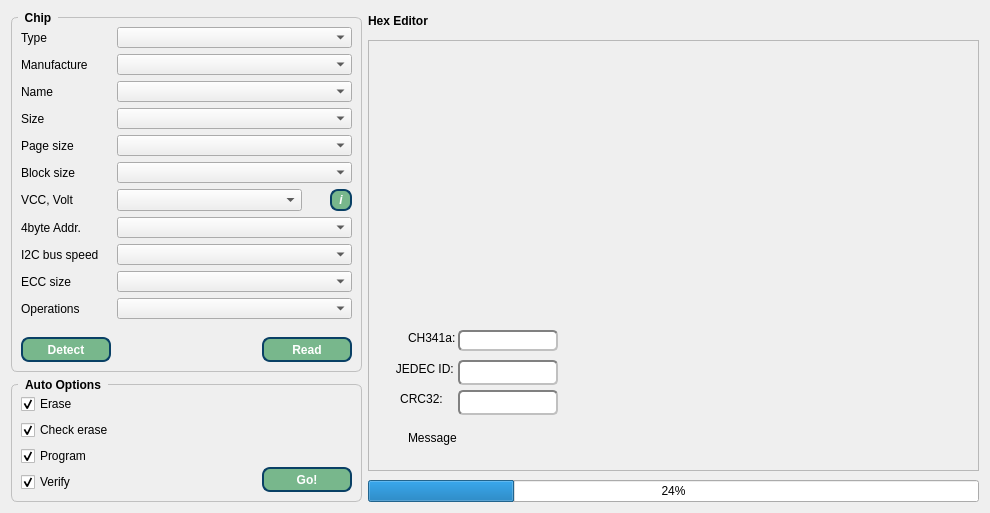
  <widget class="QWidget" name="centralWidget">
   <property name="sizePolicy">
    <sizepolicy hsizetype="Expanding" vsizetype="Expanding">
     <horstretch>0</horstretch>
     <verstretch>0</verstretch>
    </sizepolicy>
   </property>
   <layout class="QHBoxLayout" name="horizontalLayout_3">
    <item>
     <layout class="QVBoxLayout" name="verticalLayout_5">
      <item>
       <widget class="QGroupBox" name="groupBox">
        <property name="minimumSize">
         <size>
          <width>221</width>
          <height>91</height>
         </size>
        </property>
        <property name="maximumSize">
         <size>
          <width>400</width>
          <height>16777215</height>
         </size>
        </property>
        <property name="styleSheet">
         <string notr="true">QGroupBox {
    font: bold;
    border: 1px solid silver;
    border-radius: 6px;
    margin-top: 6px;
}

QGroupBox::title {
    subcontrol-origin: margin;
    left: 7px;
    padding: 0px 5px 0px 5px;
}</string>
        </property>
        <property name="title">
         <string>Chip</string>
        </property>
        <layout class="QFormLayout" name="formLayout">
         <item row="0" column="0">
          <widget class="QLabel" name="label">
           <property name="text">
            <string>Type</string>
           </property>
          </widget>
         </item>
         <item row="0" column="1">
          <widget class="QComboBox" name="comboBox_type">
           <property name="minimumSize">
            <size>
             <width>111</width>
             <height>21</height>
            </size>
           </property>
           <property name="maximumSize">
            <size>
             <width>250</width>
             <height>21</height>
            </size>
           </property>
           <property name="baseSize">
            <size>
             <width>150</width>
             <height>0</height>
            </size>
           </property>
           <property name="font">
            <font>
             <weight>75</weight>
             <bold>true</bold>
            </font>
           </property>
           <property name="styleSheet">
            <string notr="true"/>
           </property>
           <property name="sizeAdjustPolicy">
            <enum>QComboBox::AdjustToMinimumContentsLengthWithIcon</enum>
           </property>
           <property name="minimumContentsLength">
            <number>22</number>
           </property>
          </widget>
         </item>
         <item row="1" column="0">
          <widget class="QLabel" name="label_2">
           <property name="text">
            <string>Manufacture</string>
           </property>
          </widget>
         </item>
         <item row="1" column="1">
          <widget class="QComboBox" name="comboBox_man">
           <property name="minimumSize">
            <size>
             <width>111</width>
             <height>21</height>
            </size>
           </property>
           <property name="maximumSize">
            <size>
             <width>250</width>
             <height>21</height>
            </size>
           </property>
           <property name="baseSize">
            <size>
             <width>150</width>
             <height>0</height>
            </size>
           </property>
           <property name="font">
            <font>
             <weight>75</weight>
             <bold>true</bold>
            </font>
           </property>
           <property name="styleSheet">
            <string notr="true"/>
           </property>
           <property name="sizeAdjustPolicy">
            <enum>QComboBox::AdjustToMinimumContentsLengthWithIcon</enum>
           </property>
           <property name="minimumContentsLength">
            <number>22</number>
           </property>
          </widget>
         </item>
         <item row="2" column="0">
          <widget class="QLabel" name="label_3">
           <property name="text">
            <string>Name</string>
           </property>
          </widget>
         </item>
         <item row="2" column="1">
          <widget class="QComboBox" name="comboBox_name">
           <property name="minimumSize">
            <size>
             <width>111</width>
             <height>21</height>
            </size>
           </property>
           <property name="maximumSize">
            <size>
             <width>250</width>
             <height>21</height>
            </size>
           </property>
           <property name="font">
            <font>
             <weight>75</weight>
             <bold>true</bold>
            </font>
           </property>
           <property name="styleSheet">
            <string notr="true"/>
           </property>
           <property name="sizeAdjustPolicy">
            <enum>QComboBox::AdjustToMinimumContentsLengthWithIcon</enum>
           </property>
           <property name="minimumContentsLength">
            <number>22</number>
           </property>
          </widget>
         </item>
         <item row="3" column="0">
          <widget class="QLabel" name="label_4">
           <property name="text">
            <string>Size</string>
           </property>
          </widget>
         </item>
         <item row="3" column="1">
          <widget class="QComboBox" name="comboBox_size">
           <property name="minimumSize">
            <size>
             <width>111</width>
             <height>21</height>
            </size>
           </property>
           <property name="maximumSize">
            <size>
             <width>250</width>
             <height>21</height>
            </size>
           </property>
           <property name="font">
            <font>
             <weight>75</weight>
             <bold>true</bold>
            </font>
           </property>
           <property name="styleSheet">
            <string notr="true"/>
           </property>
           <property name="sizeAdjustPolicy">
            <enum>QComboBox::AdjustToMinimumContentsLengthWithIcon</enum>
           </property>
           <property name="minimumContentsLength">
            <number>22</number>
           </property>
          </widget>
         </item>
         <item row="4" column="0">
          <widget class="QLabel" name="label_5">
           <property name="text">
            <string>Page size</string>
           </property>
          </widget>
         </item>
         <item row="4" column="1">
          <widget class="QComboBox" name="comboBox_page">
           <property name="minimumSize">
            <size>
             <width>111</width>
             <height>21</height>
            </size>
           </property>
           <property name="maximumSize">
            <size>
             <width>250</width>
             <height>21</height>
            </size>
           </property>
           <property name="font">
            <font>
             <weight>75</weight>
             <bold>true</bold>
            </font>
           </property>
           <property name="styleSheet">
            <string notr="true"/>
           </property>
           <property name="sizeAdjustPolicy">
            <enum>QComboBox::AdjustToMinimumContentsLengthWithIcon</enum>
           </property>
           <property name="minimumContentsLength">
            <number>22</number>
           </property>
          </widget>
         </item>
         <item row="5" column="0">
          <widget class="QLabel" name="label_9">
           <property name="text">
            <string>Block size</string>
           </property>
          </widget>
         </item>
         <item row="5" column="1">
          <widget class="QComboBox" name="comboBox_block">
           <property name="minimumSize">
            <size>
             <width>111</width>
             <height>21</height>
            </size>
           </property>
           <property name="maximumSize">
            <size>
             <width>250</width>
             <height>21</height>
            </size>
           </property>
           <property name="font">
            <font>
             <weight>75</weight>
             <bold>true</bold>
            </font>
           </property>
           <property name="styleSheet">
            <string notr="true"/>
           </property>
           <property name="sizeAdjustPolicy">
            <enum>QComboBox::AdjustToMinimumContentsLengthWithIcon</enum>
           </property>
           <property name="minimumContentsLength">
            <number>22</number>
           </property>
          </widget>
         </item>
         <item row="6" column="0">
          <widget class="QLabel" name="label_6">
           <property name="text">
            <string>VCC, Volt</string>
           </property>
          </widget>
         </item>
         <item row="6" column="1">
          <layout class="QHBoxLayout" name="horizontalLayout_6">
           <property name="spacing">
            <number>28</number>
           </property>
           <property name="sizeConstraint">
            <enum>QLayout::SetDefaultConstraint</enum>
           </property>
           <property name="leftMargin">
            <number>0</number>
           </property>
           <property name="rightMargin">
            <number>0</number>
           </property>
           <property name="bottomMargin">
            <number>0</number>
           </property>
           <item>
            <widget class="QComboBox" name="comboBox_vcc">
             <property name="minimumSize">
              <size>
               <width>95</width>
               <height>22</height>
              </size>
             </property>
             <property name="maximumSize">
              <size>
               <width>185</width>
               <height>22</height>
              </size>
             </property>
             <property name="font">
              <font>
               <weight>75</weight>
               <italic>false</italic>
               <bold>true</bold>
               <stylestrategy>PreferDefault</stylestrategy>
              </font>
             </property>
             <property name="layoutDirection">
              <enum>Qt::LeftToRight</enum>
             </property>
             <property name="styleSheet">
              <string notr="true"/>
             </property>
             <property name="sizeAdjustPolicy">
              <enum>QComboBox::AdjustToMinimumContentsLengthWithIcon</enum>
             </property>
             <property name="minimumContentsLength">
              <number>18</number>
             </property>
            </widget>
           </item>
           <item>
            <widget class="QPushButton" name="pushButton_4">
             <property name="minimumSize">
              <size>
               <width>22</width>
               <height>22</height>
              </size>
             </property>
             <property name="maximumSize">
              <size>
               <width>22</width>
               <height>22</height>
              </size>
             </property>
             <property name="font">
              <font>
               <weight>75</weight>
               <italic>true</italic>
               <bold>true</bold>
              </font>
             </property>
             <property name="styleSheet">
              <string notr="true">QPushButton{
color: rgb(255, 255, 255);
background-color: rgb(120, 183, 140);
border-radius: 20px;
border: 2px solid #094065;border-radius:8px;font-weight:600;
}
QPushButton::pressed{background-color: rgb(115, 210, 22);}</string>
             </property>
             <property name="text">
              <string>i</string>
             </property>
            </widget>
           </item>
          </layout>
         </item>
         <item row="7" column="0">
          <widget class="QLabel" name="label_8">
           <property name="styleSheet">
            <string notr="true"/>
           </property>
           <property name="text">
            <string>4byte Addr.</string>
           </property>
          </widget>
         </item>
         <item row="7" column="1">
          <widget class="QComboBox" name="comboBox_addr4bit">
           <property name="minimumSize">
            <size>
             <width>111</width>
             <height>21</height>
            </size>
           </property>
           <property name="maximumSize">
            <size>
             <width>250</width>
             <height>21</height>
            </size>
           </property>
           <property name="font">
            <font>
             <weight>75</weight>
             <bold>true</bold>
            </font>
           </property>
           <property name="styleSheet">
            <string notr="true"/>
           </property>
           <property name="sizeAdjustPolicy">
            <enum>QComboBox::AdjustToMinimumContentsLengthWithIcon</enum>
           </property>
           <property name="minimumContentsLength">
            <number>22</number>
           </property>
          </widget>
         </item>
         <item row="8" column="0">
          <widget class="QLabel" name="label_10">
           <property name="text">
            <string>I2C bus speed</string>
           </property>
          </widget>
         </item>
         <item row="8" column="1">
          <widget class="QComboBox" name="comboBox_i2cSpeed">
           <property name="minimumSize">
            <size>
             <width>111</width>
             <height>21</height>
            </size>
           </property>
           <property name="maximumSize">
            <size>
             <width>250</width>
             <height>21</height>
            </size>
           </property>
           <property name="font">
            <font>
             <weight>75</weight>
             <bold>true</bold>
            </font>
           </property>
           <property name="sizeAdjustPolicy">
            <enum>QComboBox::AdjustToMinimumContentsLengthWithIcon</enum>
           </property>
           <property name="minimumContentsLength">
            <number>22</number>
           </property>
          </widget>
         </item>
         <item row="9" column="0">
          <widget class="QLabel" name="label_11">
           <property name="text">
            <string>ECC size</string>
           </property>
          </widget>
         </item>
         <item row="9" column="1">
          <widget class="QComboBox" name="comboBox_ECC">
           <property name="minimumSize">
            <size>
             <width>111</width>
             <height>21</height>
            </size>
           </property>
           <property name="maximumSize">
            <size>
             <width>250</width>
             <height>21</height>
            </size>
           </property>
           <property name="font">
            <font>
             <weight>75</weight>
             <bold>true</bold>
            </font>
           </property>
           <property name="sizeAdjustPolicy">
            <enum>QComboBox::AdjustToMinimumContentsLengthWithIcon</enum>
           </property>
           <property name="minimumContentsLength">
            <number>22</number>
           </property>
          </widget>
         </item>
         <item row="11" column="0">
          <spacer name="verticalSpacer_2">
           <property name="orientation">
            <enum>Qt::Vertical</enum>
           </property>
           <property name="sizeHint" stdset="0">
            <size>
             <width>20</width>
             <height>6</height>
            </size>
           </property>
          </spacer>
         </item>
         <item row="11" column="1">
          <spacer name="verticalSpacer_3">
           <property name="orientation">
            <enum>Qt::Vertical</enum>
           </property>
           <property name="sizeHint" stdset="0">
            <size>
             <width>127</width>
             <height>6</height>
            </size>
           </property>
          </spacer>
         </item>
         <item row="12" column="0">
          <widget class="QPushButton" name="pushButton_2">
           <property name="minimumSize">
            <size>
             <width>90</width>
             <height>25</height>
            </size>
           </property>
           <property name="styleSheet">
            <string notr="true">QPushButton{
color: rgb(255, 255, 255);
background-color: rgb(120, 183, 140);
border-radius: 20px;
border: 2px solid #094065;border-radius:8px;font-weight:600;
}
QPushButton::pressed{background-color: rgb(115, 210, 22);}</string>
           </property>
           <property name="text">
            <string>Detect</string>
           </property>
          </widget>
         </item>
         <item row="12" column="1">
          <layout class="QHBoxLayout" name="horizontalLayout">
           <item>
            <spacer name="horizontalSpacer">
             <property name="orientation">
              <enum>Qt::Horizontal</enum>
             </property>
             <property name="sizeHint" stdset="0">
              <size>
               <width>28</width>
               <height>20</height>
              </size>
             </property>
            </spacer>
           </item>
           <item>
            <widget class="QPushButton" name="pushButton">
             <property name="minimumSize">
              <size>
               <width>90</width>
               <height>25</height>
              </size>
             </property>
             <property name="styleSheet">
              <string notr="true">QPushButton{
color: rgb(255, 255, 255);
background-color: rgb(120, 183, 140);
border-radius: 20px;
border: 2px solid #094065;border-radius:8px;font-weight:600;
}
QPushButton::pressed{background-color: rgb(115, 210, 22);}</string>
             </property>
             <property name="text">
              <string>Read</string>
             </property>
            </widget>
           </item>
          </layout>
         </item>
         <item row="10" column="0">
          <widget class="QLabel" name="label_12">
           <property name="text">
            <string>Operations</string>
           </property>
          </widget>
         </item>
         <item row="10" column="1">
          <widget class="QComboBox" name="comboBox_raw">
           <property name="minimumSize">
            <size>
             <width>111</width>
             <height>21</height>
            </size>
           </property>
           <property name="maximumSize">
            <size>
             <width>250</width>
             <height>21</height>
            </size>
           </property>
           <property name="font">
            <font>
             <weight>75</weight>
             <bold>true</bold>
            </font>
           </property>
           <property name="sizeAdjustPolicy">
            <enum>QComboBox::AdjustToMinimumContentsLengthWithIcon</enum>
           </property>
           <property name="minimumContentsLength">
            <number>22</number>
           </property>
          </widget>
         </item>
        </layout>
       </widget>
      </item>
      <item>
       <widget class="QGroupBox" name="groupBox_2">
        <property name="minimumSize">
         <size>
          <width>221</width>
          <height>41</height>
         </size>
        </property>
        <property name="maximumSize">
         <size>
          <width>400</width>
          <height>16777215</height>
         </size>
        </property>
        <property name="styleSheet">
         <string notr="true">QGroupBox {
    font: bold;
    border: 1px solid silver;
    border-radius: 6px;
    margin-top: 6px;
}

QGroupBox::title {
    subcontrol-origin: margin;
    left: 7px;
    padding: 0px 5px 0px 5px;
}</string>
        </property>
        <property name="title">
         <string>Auto Options</string>
        </property>
        <property name="flat">
         <bool>false</bool>
        </property>
        <property name="checkable">
         <bool>false</bool>
        </property>
        <layout class="QHBoxLayout" name="horizontalLayout_2">
         <item>
          <layout class="QVBoxLayout" name="verticalLayout">
           <item>
            <widget class="QCheckBox" name="checkBox">
             <property name="styleSheet">
              <string notr="true"/>
             </property>
             <property name="text">
              <string>Erase</string>
             </property>
             <property name="checked">
              <bool>true</bool>
             </property>
            </widget>
           </item>
           <item>
            <widget class="QCheckBox" name="checkBox_1">
             <property name="text">
              <string>Check erase</string>
             </property>
             <property name="checked">
              <bool>true</bool>
             </property>
            </widget>
           </item>
           <item>
            <widget class="QCheckBox" name="checkBox_2">
             <property name="text">
              <string>Program</string>
             </property>
             <property name="checked">
              <bool>true</bool>
             </property>
            </widget>
           </item>
           <item>
            <widget class="QCheckBox" name="checkBox_3">
             <property name="text">
              <string>Verify</string>
             </property>
             <property name="checked">
              <bool>true</bool>
             </property>
            </widget>
           </item>
          </layout>
         </item>
         <item>
          <spacer name="horizontalSpacer_2">
           <property name="orientation">
            <enum>Qt::Horizontal</enum>
           </property>
           <property name="sizeHint" stdset="0">
            <size>
             <width>40</width>
             <height>20</height>
            </size>
           </property>
          </spacer>
         </item>
         <item>
          <layout class="QVBoxLayout" name="verticalLayout_2">
           <item>
            <spacer name="verticalSpacer">
             <property name="orientation">
              <enum>Qt::Vertical</enum>
             </property>
             <property name="sizeHint" stdset="0">
              <size>
               <width>20</width>
               <height>40</height>
              </size>
             </property>
            </spacer>
           </item>
           <item>
            <widget class="QPushButton" name="pushButton_3">
             <property name="minimumSize">
              <size>
               <width>90</width>
               <height>25</height>
              </size>
             </property>
             <property name="styleSheet">
              <string notr="true">QPushButton{
color: rgb(255, 255, 255);
background-color: rgb(120, 183, 140);
border-radius: 20px;
border: 2px solid #094065;border-radius:8px;font-weight:600;
}
QPushButton::pressed{background-color: rgb(115, 210, 22);}</string>
             </property>
             <property name="text">
              <string>Go!</string>
             </property>
            </widget>
           </item>
          </layout>
         </item>
        </layout>
       </widget>
      </item>
     </layout>
    </item>
    <item>
     <layout class="QVBoxLayout" name="verticalLayout_4">
      <property name="spacing">
       <number>9</number>
      </property>
      <item>
       <layout class="QVBoxLayout" name="verticalLayout_3">
        <item>
         <widget class="QLabel" name="label_7">
          <property name="minimumSize">
           <size>
            <width>0</width>
            <height>11</height>
           </size>
          </property>
          <property name="maximumSize">
           <size>
            <width>16777215</width>
            <height>20</height>
           </size>
          </property>
          <property name="font">
           <font>
            <weight>75</weight>
            <bold>true</bold>
           </font>
          </property>
          <property name="text">
           <string>Hex Editor</string>
          </property>
         </widget>
        </item>
        <item>
         <widget class="QFrame" name="frame">
          <property name="minimumSize">
           <size>
            <width>611</width>
            <height>401</height>
           </size>
          </property>
          <property name="maximumSize">
           <size>
            <width>16777215</width>
            <height>16777215</height>
           </size>
          </property>
          <property name="frameShape">
           <enum>QFrame::StyledPanel</enum>
          </property>
          <property name="frameShadow">
           <enum>QFrame::Raised</enum>
          </property>
          <widget class="QLineEdit" name="jedecEdit">
           <property name="geometry">
            <rect>
             <x>90</x>
             <y>320</y>
             <width>100</width>
             <height>25</height>
            </rect>
           </property>
           <property name="minimumSize">
            <size>
             <width>100</width>
             <height>0</height>
            </size>
           </property>
           <property name="maximumSize">
            <size>
             <width>120</width>
             <height>25</height>
            </size>
           </property>
           <property name="font">
            <font>
             <weight>75</weight>
             <bold>true</bold>
            </font>
           </property>
           <property name="styleSheet">
            <string notr="true">border: 2px solid gray;border-radius: 5px;font-weight:600;border-style:inset;</string>
           </property>
          </widget>
          <widget class="QLabel" name="jLabel">
           <property name="geometry">
            <rect>
             <x>20</x>
             <y>320</y>
             <width>67</width>
             <height>17</height>
            </rect>
           </property>
           <property name="styleSheet">
            <string/>
           </property>
           <property name="text">
            <string>  JEDEC ID:</string>
           </property>
           <property name="alignment">
            <set>Qt::AlignCenter</set>
           </property>
          </widget>
          <widget class="QLabel" name="lStatus">
           <property name="geometry">
            <rect>
             <x>40</x>
             <y>290</y>
             <width>61</width>
             <height>16</height>
            </rect>
           </property>
           <property name="text">
            <string>CH341a:</string>
           </property>
          </widget>
          <widget class="QLineEdit" name="eStatus">
           <property name="geometry">
            <rect>
             <x>90</x>
             <y>290</y>
             <width>100</width>
             <height>21</height>
            </rect>
           </property>
           <property name="minimumSize">
            <size>
             <width>100</width>
             <height>0</height>
            </size>
           </property>
           <property name="maximumSize">
            <size>
             <width>120</width>
             <height>25</height>
            </size>
           </property>
           <property name="font">
            <font>
             <weight>75</weight>
             <bold>true</bold>
            </font>
           </property>
           <property name="styleSheet">
            <string>border: 2px solid gray;border-radius: 5px;font-weight:600;border-style:inset;</string>
           </property>
          </widget>
          <widget class="QLabel" name="cLabel">
           <property name="geometry">
            <rect>
             <x>20</x>
             <y>350</y>
             <width>67</width>
             <height>17</height>
            </rect>
           </property>
           <property name="text">
            <string>CRC32:</string>
           </property>
           <property name="alignment">
            <set>Qt::AlignCenter</set>
           </property>
          </widget>
          <widget class="QLineEdit" name="crcEdit">
           <property name="geometry">
            <rect>
             <x>90</x>
             <y>350</y>
             <width>100</width>
             <height>25</height>
            </rect>
           </property>
           <property name="minimumSize">
            <size>
             <width>100</width>
             <height>0</height>
            </size>
           </property>
           <property name="maximumSize">
            <size>
             <width>120</width>
             <height>25</height>
            </size>
           </property>
           <property name="font">
            <font>
             <weight>75</weight>
             <bold>true</bold>
            </font>
           </property>
           <property name="styleSheet">
            <string notr="true">border: 2px solid gray;border-radius: 5px;font-weight:600;border-style:inset;</string>
           </property>
          </widget>
          <widget class="QLabel" name="statusMessage">
           <property name="geometry">
            <rect>
             <x>40</x>
             <y>390</y>
             <width>315</width>
             <height>16</height>
            </rect>
           </property>
           <property name="minimumSize">
            <size>
             <width>315</width>
             <height>0</height>
            </size>
           </property>
           <property name="maximumSize">
            <size>
             <width>16777215</width>
             <height>16777215</height>
            </size>
           </property>
           <property name="text">
            <string>Message</string>
           </property>
          </widget>
         </widget>
        </item>
       </layout>
      </item>
      <item>
       <widget class="QProgressBar" name="progressBar">
        <property name="value">
         <number>24</number>
        </property>
       </widget>
      </item>
     </layout>
    </item>
   </layout>
  </widget>
